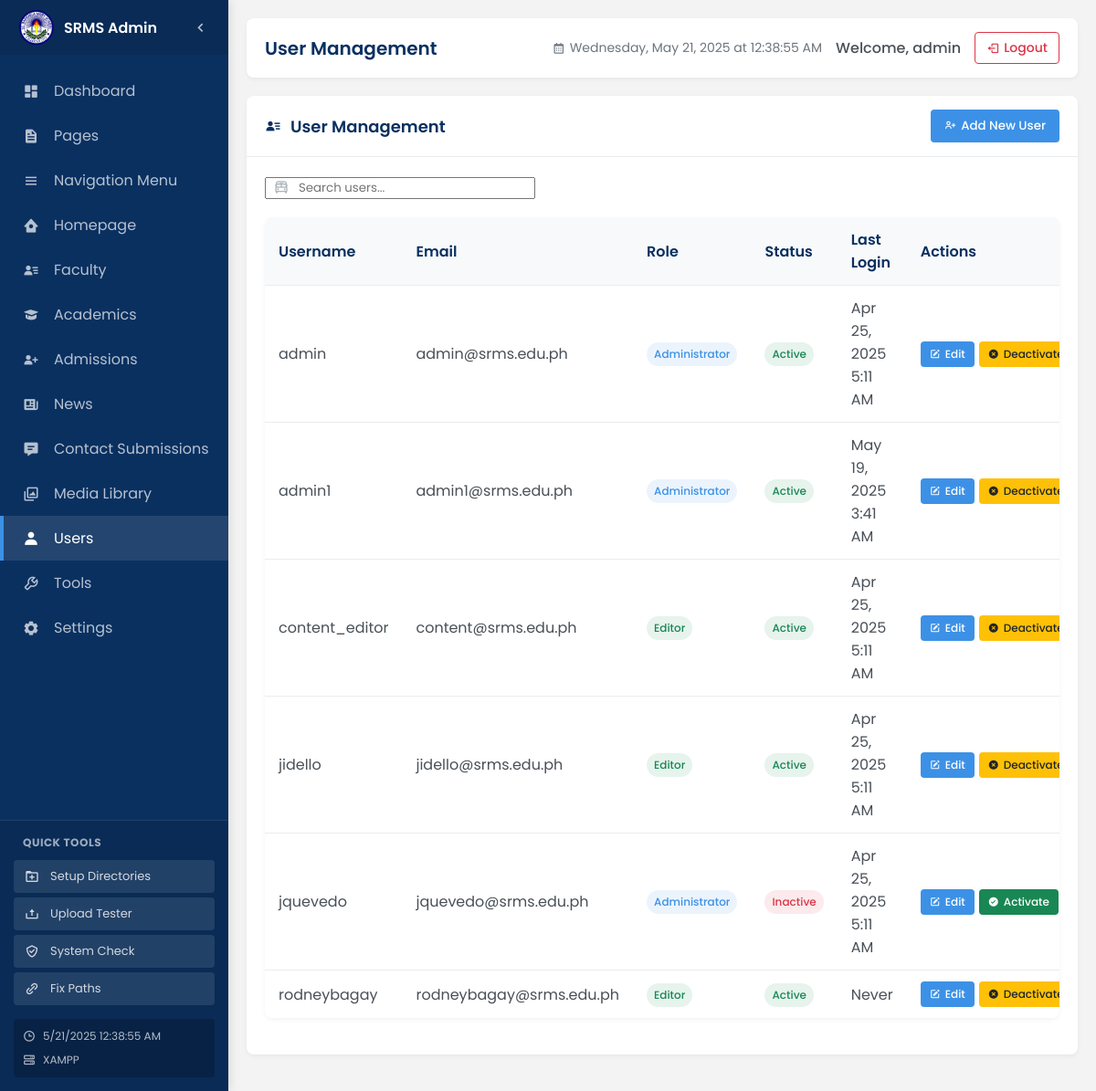
Before: /admin/users.php (signed in) with the older database file.
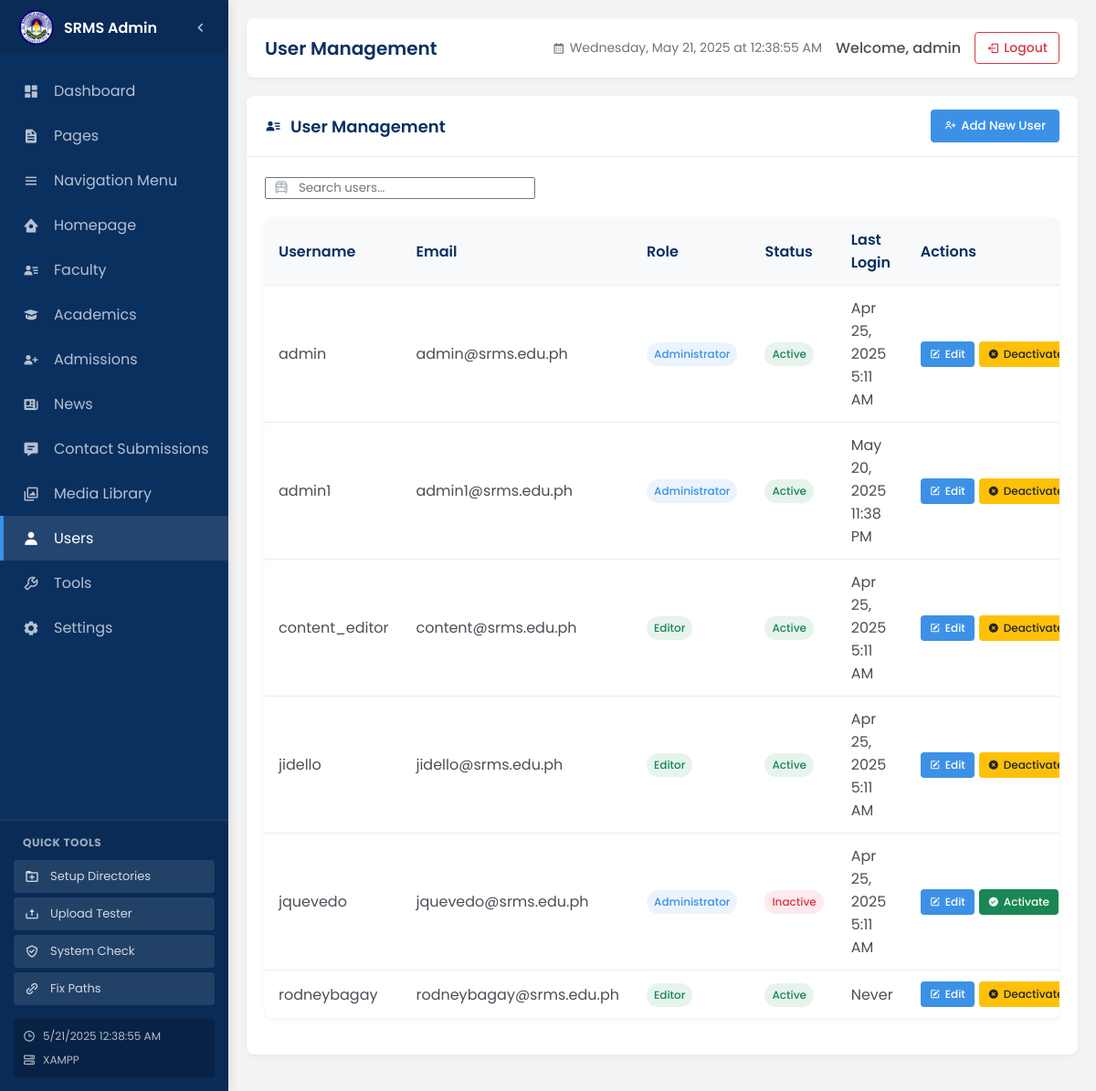
After: the same page with the newer database file.
### tables this page shows
CREATE TABLE `users` (
  `id` int(11) NOT NULL,
  `username` varchar(50) NOT NULL,
  `password` varchar(255) NOT NULL,
  `email` varchar(100) NOT NULL,
  `role` enum('admin','editor','content_manager') NOT NULL DEFAULT 'editor',
  `active` tinyint(1) DEFAULT 1,
  `last_login` datetime DEFAULT NULL,
  `created_at` timestamp NOT NULL DEFAULT current_timestamp(),
  `updated_at` timestamp NOT NULL DEFAULT current_timestamp() ON UPDATE current_timestamp()
);

### includes/db.php (called while the page is built, shortened)
<?php
class Database {
    private $connection;
    private function connect() {
        $host = DB_SERVER;
        $user = DB_USERNAME;
        $pass = DB_PASSWORD;
        $db = DB_NAME;
        $port = defined('DB_PORT') ? DB_PORT : '3306';
        $this->connection = new mysqli($host, $user, $pass, $db, $port);
        $this->connection->set_charset('utf8mb4');
    }
    public function query($sql) {
        $result = $this->connection->query($sql);
        return $result;
    }
    public function fetch_all($sql) {
        $result = $this->query($sql);
        $rows = [];
        if ($result) {
            while ($row = $result->fetch_assoc()) {
                $rows[] = $row;
            }
        }
        return $rows;
    }
}

### admin/users.php (the view, shortened to what the changed rows need)
<?php
include_once '../includes/db.php';
$db = new Database();
$users = $db->fetch_all("SELECT * FROM users ORDER BY username");
?>
<div class="panel">
    <div class="panel-body">
        <div class="table-container">
            <table class="table" id="usersTable">
                <thead>
                    <tr>
                        <th>Username</th>
                        <th>Email</th>
                        <th>Role</th>
                        <th>Status</th>
                        <th>Last Login</th>
                        <th>Actions</th>
                    </tr>
                </thead>
                <tbody>
                    <?php if(empty($users)): ?>
                    <tr>
                        <td colspan="6" class="text-center">
                            <div class="empty-state">
                                <i class='bx bx-user-x'></i>
                                <p>No users found.</p>
                            </div>
                        </td>
                    </tr>
                    <?php else: ?>
                        <?php foreach($users as $user): ?>
                        <tr>
                            <td><?php echo htmlspecialchars($user['username']); ?></td>
                            <td><?php echo htmlspecialchars($user['email']); ?></td>
                            <td>
                                <span class="badge badge-<?php
                                    echo $user['role'] === 'admin' ? 'primary' :
                                        ($user['role'] === 'editor' ? 'success' : 'warning');
                                ?>">
                                    <?php
                                        switch($user['role']) {
                                            case 'admin':
                                                echo 'Administrator';
                                                break;
                                            default:
                                                echo 'Editor';
                                        }
                                    ?>
                                </span>
                            </td>
                            <td>
                                <span class="badge badge-<?php echo $user['active'] ? 'success' : 'danger'; ?>">
                                    <?php echo $user['active'] ? 'Active' : 'Inactive'; ?>
                                </span>
                            </td>
                            <td>
                                <?php echo $user['last_login'] ? date('M j, Y g:i A', strtotime($user['last_login'])) : 'Never'; ?>
                            </td>
                            <td>
                                <div class="action-buttons">
                                    <button type="button" class="btn btn-primary btn-sm edit-user-btn" data-id="<?php echo $user['id']; ?>">
                                        <i class='bx bxs-edit'></i> Edit
                                    </button>
                                    <?php if($user['id'] !== (int)$_SESSION['admin_user_id']): ?>
                                        <?php if($user['active']): ?>
                                            <a href="users.php?action=toggle_status&id=<?php echo $user['id']; ?>" class="btn btn-warning btn-sm" onclick="return confirm('Are you sure you want to deactivate this user?')">
                                                <i class='bx bxs-x-circle'></i> Deactivate
                                            </a>
                                        <?php else: ?>
                                            <a href="users.php?action=toggle_status&id=<?php echo $user['id']; ?>" class="btn btn-success btn-sm">
                                                <i class='bx bxs-check-circle'></i> Activate
                                            </a>
                                        <?php endif; ?>
                                    <?php endif; ?>
                                </div>
                            </td>
                        </tr>
                        <?php endforeach; ?>
                    <?php endif; ?>
                </tbody>
            </table>
        </div>
    </div>
</div>
<?php
include 'layout.php';
?>

Changed rows visible on the page:
changed users "admin1": last_login "May 19, 2025 3:41 AM" → "May 20, 2025 11:38 PM"
